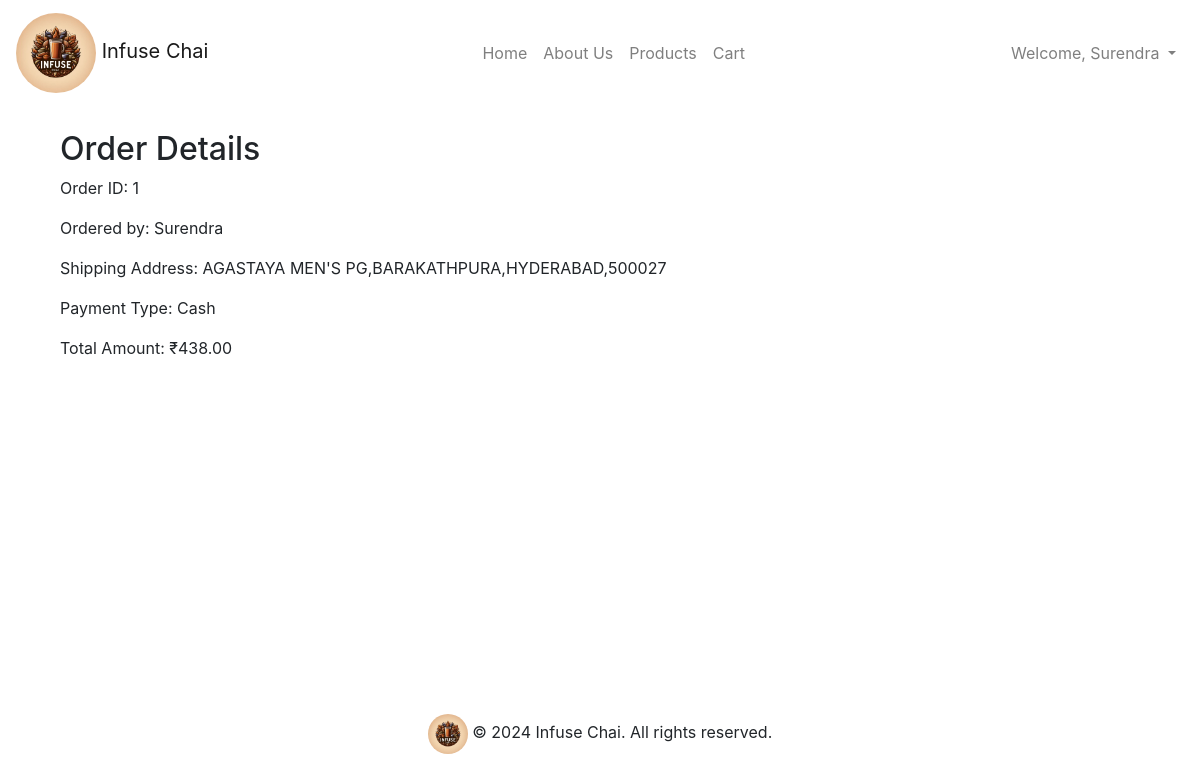
The page /order-details/1/ (signed in) on the database its author committed.
### app/models.py (models this page shows, shortened)
class Order(models.Model):
    user = models.ForeignKey(User, on_delete=models.CASCADE)
    address = models.CharField(max_length=255)
    payment_type = models.CharField(max_length=20)
    created_at = models.DateTimeField(default=timezone.now)
    total_amount = models.DecimalField(max_digits=10, decimal_places=2)

### app/views.py (the view, shortened to what this page needs)
# urls.py: path('order-details/<int:order_id>/', views.order_details, name='order_details'),
@login_required
def order_details(request, order_id):
    order = get_object_or_404(Order, id=order_id)
    order_items = OrderItem.objects.filter(order=order)
    order_items_with_total = []
    context = {
        'order': order,
        'order_items': order_items_with_total,
    }
    return render(request, 'order_details.html', context)

### app/templates/order_details.html (shortened to what this page needs)
{% extends "base_generic.html" %}
{% block content %}
<div class="container" style="min-height: 70vh;">
    <h2>Order Details</h2>
    <p>Order ID: {{ order.id }}</p>
    <p>Ordered by: {{ order.user.username }}</p>
    <p>Shipping Address: {{ order.address }}</p>
    <p>Payment Type: {{ order.payment_type }}</p>
    <p>Total Amount: ₹{{ order.total_amount }}</p>
    <br>
    <br>
    <br>
</div>
{% endblock %}

### app/templates/base_generic.html (shortened to what this page needs)
{% load static %}
<!DOCTYPE html>
<html lang="en">
<head>
    <link rel="stylesheet" href="https://stackpath.bootstrapcdn.com/bootstrap/4.5.2/css/bootstrap.min.css">
    <link rel="stylesheet" type="text/css" href="{% static 'css/style.css' %}">
</head>
<body>
    <nav class="navbar navbar-expand-lg navbar-light">
        <a class="navbar-brand" href="{% url 'home' %}">
            <img src="{% static 'images/logo.png' %}" alt="Logo" style="height: 80px; border-radius: 50%;">
            Infuse Chai
        </a>
        <div class="collapse navbar-collapse" id="navbarNav">
            <ul class="navbar-nav mx-auto">
                <li class="nav-item">
                    <a class="nav-link" href="{% url 'home' %}">Home</a>
                </li>
                <li class="nav-item">
                    <a class="nav-link" href="{% url 'about' %}">About Us</a>
                </li>
                <li class="nav-item">
                    <a class="nav-link" href="{% url 'products' %}">Products</a>
                </li>
                <li class="nav-item">
                    <a class="nav-link" href="{% url 'cart' %}">Cart</a>
                </li>
            </ul>
        </div>
        <div class="navbar-nav ml-auto">
            {% if request.user.is_authenticated %}
                <div class="nav-item dropdown">
                    <a class="nav-link dropdown-toggle" href="#" id="navbarDropdown" role="button" data-toggle="dropdown" aria-haspopup="true" aria-expanded="false">
                        Welcome, {{ request.user.username }}
                    </a>
                </div>
            {% else %}
                <a class="nav-link" href="{% url 'user_login' %}">Login</a>
                <a class="nav-link" href="{% url 'signup' %}">Sign Up</a>
            {% endif %}
        </div>
    </nav>
    <div class="container mt-4">
        {% block content %}
        {% endblock %}
    </div>
    <footer class="text-center py-4 footer">
        <div class="container">
            <img src="{% static 'images/logo.png' %}" alt="Infuse Chai Logo" style="height: 40px; border-radius: 50%;">
            &copy; 2024 Infuse Chai. All rights reserved.
        </div>
    </footer>
</body>
</html>

### rows shown on the page
Order: id "1", user.username "Surendra", address "AGASTAYA MEN'S PG,BARAKATHPURA,HYDERABAD,500027", payment_type "Cash", total_amount "438.00"

### other values the page prints
{{ request.user.username }} "Surendra"
